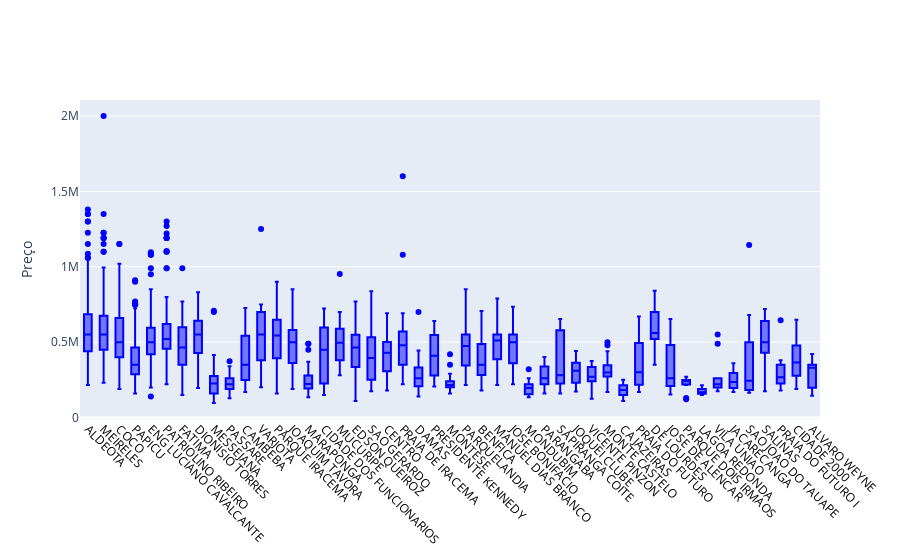

Notebook code cell kept with this figure:
### Markdown cell above
Nós já temos algumas informacoes sobre quartis, minimos, maximas e medias para a maioria dos valores de nossas variaveis. Entretanto para uma analise mais visual, iremos gerar um **box plot**.

### Code cell
lista = bairros6.index.tolist()

trace1 = go.Box(
    y=df_47.price,
    x=df_47.Bairro,
    #name='kale',
    marker=dict(
        color='blue'
    )
)
data = [trace1]
layout = go.Layout(
       #title = 'Quantidade de Aptos por Bairro',
       yaxis = {'title': 'Preço'},
       barmode='stack',
       height = 700,
       xaxis=dict(
       categoryorder='array',
       categoryarray=lista,
       titlefont=dict(
         size=6,
         color='black'),
       showticklabels=True,
       tickfont=dict(
        size=12,
        color='black',
        ),
    tickangle=45,
   
    ),
)   
print (len(lista))
fig = go.Figure(data=data, layout=layout)
fig.show()

### Figure 1 — Plotly figure (JSON) as saved in the notebook; plotly's stock layout.template omitted (floating-point values rounded to 4 significant figures; data arrays with more than 128 entries replaced by an {"elided": "..."} marker saying what was removed)
{"data": [{"marker": {"color": "blue"}, "type": "box", "x": {"elided": "2485 str values"}, "y": {"elided": "2485 int values"}}], "layout": {"autosize": true, "barmode": "stack", "xaxis": {"autorange": true, "categoryarray": ["ALDEOTA", "MEIRELES", "COCO", "PAPICU", "ENG LUCIANO CAVALCANTE", "PATRIOLINO RIBEIRO", "FATIMA", "DIONISIO TORRES", "MESSEJANA", "PASSARE", "CAMBEBA", "VARJOTA", "PARQUE IRACEMA", "JOAQUIM TAVORA", "MARAPONGA", "CIDADE DOS FUNCIONARIOS", "MUCURIPE", "EDSON QUEIROZ", "SAO GERARDO", "CENTRO", "PRAIA DE IRACEMA", "DAMAS", "PRESIDENTE KENNEDY", "MONTESE", "PARQUELANDIA", "BENFICA", "MANUEL DIAS BRANCO", "JOSE BONIFACIO", "MONDUBIM", "PARANGABA", "SAPIRANGA COITE", "JOQUEI CLUBE", "VICENTE PINZON", "MONTE CASTELO", "CAJAZEIRAS", "PRAIA DO FUTURO", "DE LOURDES", "JOSE DE ALENCAR", "PARQUE DOIS IRMAOS", "LAGOA REDONDA", "VILA UNIAO", "JACARECANGA", "SAO JOAO DO TAUAPE", "SALINAS", "PRAIA DO FUTURO I", "CIDADE 2000", "ALVARO WEYNE"], "categoryorder": "array", "range": [-0.5, 46.5], "showticklabels": true, "tickangle": 45, "tickfont": {"color": "black", "size": 12}, "title": {"font": {"color": "black", "size": 6}}, "type": "category"}, "yaxis": {"autorange": true, "range": [-9778.0, 2106000.0], "title": {"text": "Preço"}, "type": "linear"}}}
